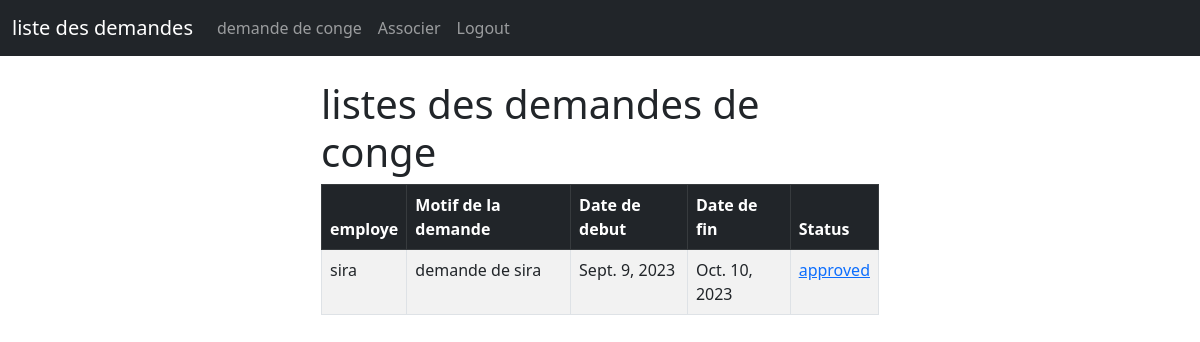
The app's page /liste_demandes_conge/ (signed in), older data.
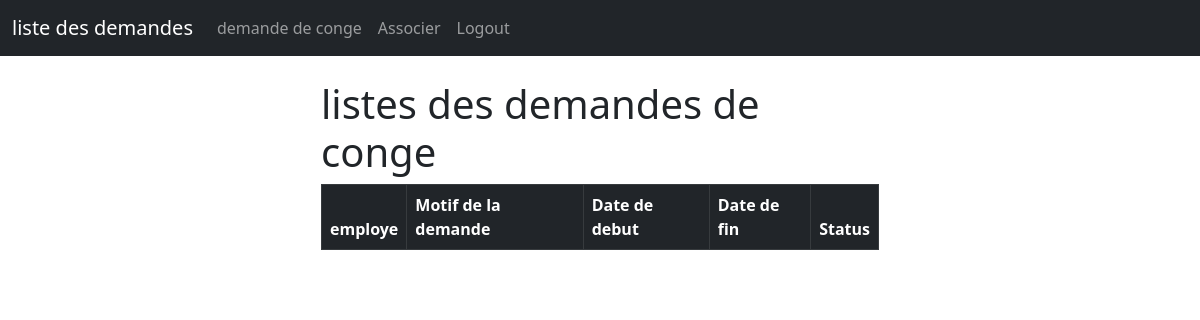
The same page, newer data.
### conge/models.py (models this page shows)
class CongeRequest(models.Model):
    user = models.ForeignKey(User, on_delete=models.CASCADE)
    motif = models.CharField(max_length=200)
    date_depart = models.DateField()
    date_arrivee = models.DateField()
    status = models.CharField(max_length=20, choices=[('pending', 'En attente'), ('approved', 'Approuvé'), ('rejected', 'Rejeté')], default='pending')

### conge/views.py (the view)
# urls.py: path('liste_demandes_conge/', views.liste_demandes_conge, name='liste_demandes_conge'),
@login_required
def liste_demandes_conge(request):
    if request.user.userprofile.statut == 'chef':
        employes = UserProfile.objects.filter(chef=request.user)
        congerequests = CongeRequest.objects.filter(user__in=[emp.user for emp in employes])
    else:
        congerequests = CongeRequest.objects.filter(user=request.user)
    return render(request, 'liste_demandes_conge.html', {'congerequests': congerequests})

### conge/templates/liste_demandes_conge.html (shortened to what this page needs)
{% extends 'base.html'%}
{% block content%}
<div class="col-md-6 offset-md-3">
{% if user.is_authenticated %}
<h1>listes des demandes de conge</h1>
<table class="table table-striped table-hover table-bordered">
  <thead class="table-dark">
    <tr>
      <th scope="col">employe</th>
      <th scope="col">Motif de la demande</th>
      <th scope="col">Date de debut</th>
      <th scope="col">Date de fin</th>
      <th scope="col">Status</th>
    </tr>
  </thead>
  <tbody>
    {% if congerequests %}
      {% for congerequest in congerequests %}
      <tr>
        <td>{{ congerequest.user}}</td>
        <td>{{ congerequest.motif }}</td>
        <td>{{ congerequest.date_depart }}</td>
        <td> {{ congerequest.date_arrivee }}</td>
        <td><a href="{% url 'valider_demande' congerequest.id %}">{{ congerequest.status }}</a></td>
    </tr>
      {% endfor %}
    {% endif %}
  </tbody>
</table>
{% endif %}
{% endblock %}

Row changes from the older to the newer data that the page shows:
removed CongeRequest: user "sira", motif "demande de sira", date_depart "Sept. 9, 2023", date_arrivee "Oct. 10, 2023", status "approved"
